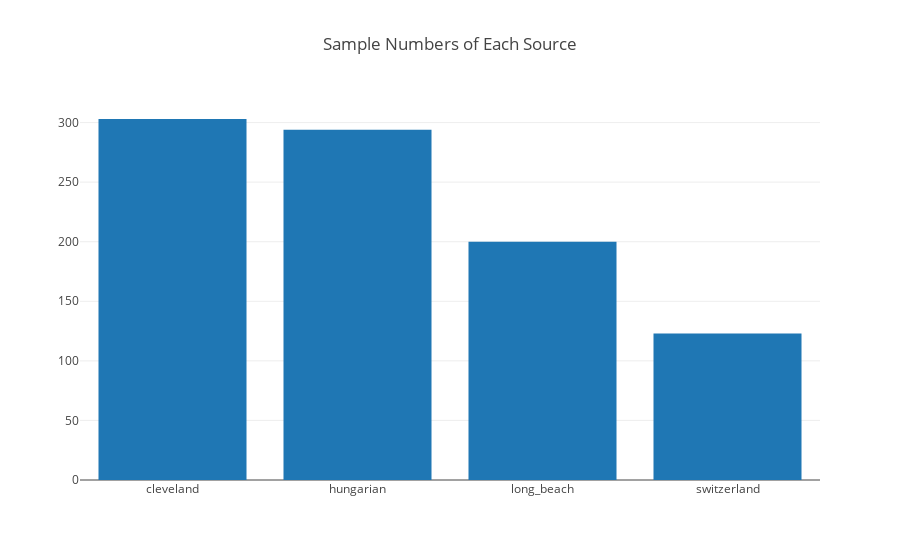

Notebook cell for this chart:
### Code cell
trace = go.Bar(
    x = source_counts.index.values,
    y = source_counts.values
)

data = [trace]

layout = go.Layout(
    title= 'Sample Numbers of Each Source',
)

fig = go.Figure(data=data, layout=layout)
iplot(fig)

### Figure 1 — Plotly figure (JSON) as saved in the notebook; plotly's stock layout.template omitted (floating-point values rounded to 4 significant figures)
{"data": [{"type": "bar", "x": ["cleveland", "hungarian", "long_beach", "switzerland"], "y": [303, 294, 200, 123]}], "layout": {"title": "Sample Numbers of Each Source"}}
